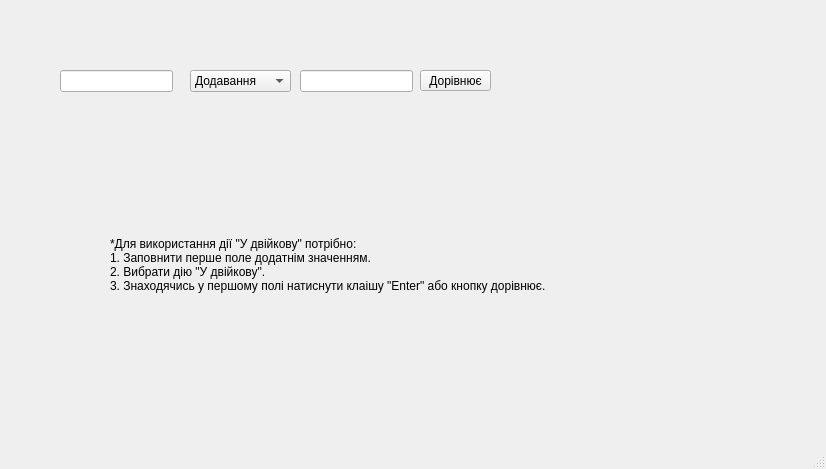
<?xml version="1.0" encoding="UTF-8"?>
<ui version="4.0">
 <class>calc</class>
 <widget class="QMainWindow" name="calc">
  <property name="geometry">
   <rect>
    <x>0</x>
    <y>0</y>
    <width>826</width>
    <height>469</height>
   </rect>
  </property>
  <property name="windowTitle">
   <string>calc</string>
  </property>
  <property name="layoutDirection">
   <enum>Qt::LeftToRight</enum>
  </property>
  <property name="autoFillBackground">
   <bool>false</bool>
  </property>
  <widget class="QWidget" name="centralwidget">
   <widget class="QLineEdit" name="lineEdit">
    <property name="geometry">
     <rect>
      <x>60</x>
      <y>70</y>
      <width>113</width>
      <height>22</height>
     </rect>
    </property>
   </widget>
   <widget class="QComboBox" name="comboBox">
    <property name="geometry">
     <rect>
      <x>190</x>
      <y>70</y>
      <width>101</width>
      <height>22</height>
     </rect>
    </property>
    <property name="layoutDirection">
     <enum>Qt::LeftToRight</enum>
    </property>
    <item>
     <property name="text">
      <string>Додавання</string>
     </property>
    </item>
    <item>
     <property name="text">
      <string>Віднімання</string>
     </property>
    </item>
    <item>
     <property name="text">
      <string>Множення</string>
     </property>
    </item>
    <item>
     <property name="text">
      <string>Ділення</string>
     </property>
    </item>
    <item>
     <property name="text">
      <string>Остача</string>
     </property>
    </item>
    <item>
     <property name="text">
      <string>У двійкову</string>
     </property>
    </item>
   </widget>
   <widget class="QLineEdit" name="lineEdit_2">
    <property name="geometry">
     <rect>
      <x>300</x>
      <y>70</y>
      <width>113</width>
      <height>22</height>
     </rect>
    </property>
   </widget>
   <widget class="QLabel" name="label">
    <property name="geometry">
     <rect>
      <x>500</x>
      <y>70</y>
      <width>321</width>
      <height>21</height>
     </rect>
    </property>
    <property name="font">
     <font>
      <pointsize>14</pointsize>
     </font>
    </property>
    <property name="text">
     <string/>
    </property>
   </widget>
   <widget class="QLabel" name="label_2">
    <property name="geometry">
     <rect>
      <x>110</x>
      <y>120</y>
      <width>501</width>
      <height>101</height>
     </rect>
    </property>
    <property name="font">
     <font>
      <pointsize>12</pointsize>
     </font>
    </property>
    <property name="text">
     <string/>
    </property>
   </widget>
   <widget class="QPushButton" name="pushButton">
    <property name="geometry">
     <rect>
      <x>420</x>
      <y>70</y>
      <width>71</width>
      <height>21</height>
     </rect>
    </property>
    <property name="sizeIncrement">
     <size>
      <width>0</width>
      <height>0</height>
     </size>
    </property>
    <property name="font">
     <font>
      <pointsize>9</pointsize>
     </font>
    </property>
    <property name="contextMenuPolicy">
     <enum>Qt::DefaultContextMenu</enum>
    </property>
    <property name="text">
     <string>Дорівнює</string>
    </property>
   </widget>
   <widget class="QLabel" name="label_3">
    <property name="geometry">
     <rect>
      <x>140</x>
      <y>30</y>
      <width>271</width>
      <height>16</height>
     </rect>
    </property>
    <property name="text">
     <string/>
    </property>
   </widget>
   <widget class="QLabel" name="label_4">
    <property name="geometry">
     <rect>
      <x>110</x>
      <y>230</y>
      <width>451</width>
      <height>71</height>
     </rect>
    </property>
    <property name="text">
     <string>&lt;html&gt;&lt;head/&gt;&lt;body&gt;&lt;p&gt;*Для використання дії &amp;quot;У двійкову&amp;quot; потрібно:&lt;br/&gt;1. Заповнити перше поле додатнім значенням.&lt;br/&gt;2. Вибрати дію &amp;quot;У двійкову&amp;quot;.&lt;br/&gt;3. Знаходячись у першому полі натиснути клаішу &amp;quot;Enter&amp;quot; або кнопку дорівнює.&lt;/p&gt;&lt;/body&gt;&lt;/html&gt;</string>
    </property>
   </widget>
  </widget>
  <widget class="QMenuBar" name="menubar">
   <property name="geometry">
    <rect>
     <x>0</x>
     <y>0</y>
     <width>826</width>
     <height>22</height>
    </rect>
   </property>
  </widget>
  <widget class="QStatusBar" name="statusbar"/>
 </widget>
 <resources/>
 <connections/>
</ui>
